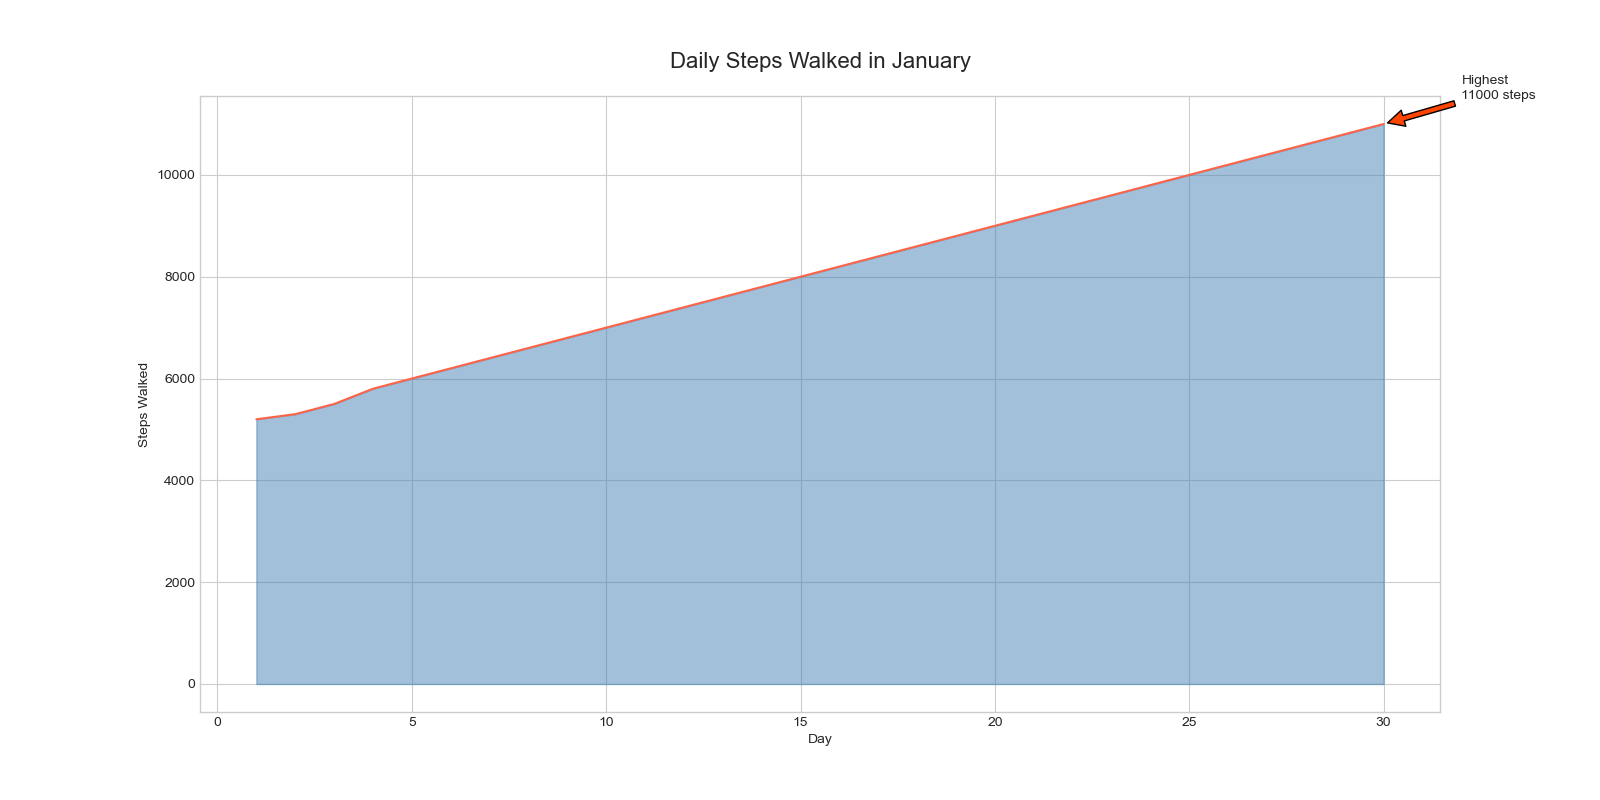

Source code (Python):

import pandas as pd
import matplotlib.pyplot as plt

data = pd.DataFrame({
    'Day': list(range(1, 31)),
    'StepsWalked': [
        5200, 5300, 5500, 5800, 6000, 6200, 6400, 6600, 6800, 7000, 
        7200, 7400, 7600, 7800, 8000, 8200, 8400, 8600, 8800, 9000, 
        9200, 9400, 9600, 9800, 10000, 10200, 10400, 10600, 10800, 11000
    ]
})

plt.figure(figsize=(16, 8))
plt.style.use('seaborn-whitegrid')

ax = plt.gca()
ax.plot(data['Day'], data['StepsWalked'], color="#FF6347")
ax.fill_between(data['Day'], data['StepsWalked'], color="#4682B4", alpha=0.5)

highest_steps = data['StepsWalked'].max()
highest_day = data['Day'][data['StepsWalked'].idxmax()]
plt.annotate(f'Highest\n{highest_steps} steps', xy=(highest_day, highest_steps), xytext=(highest_day+2, highest_steps+500),
             arrowprops=dict(facecolor='#FF4500', shrink=0.05))

plt.title('Daily Steps Walked in January', fontsize=16, pad=20)
plt.xlabel('Day')
plt.ylabel('Steps Walked')

plt.show()
